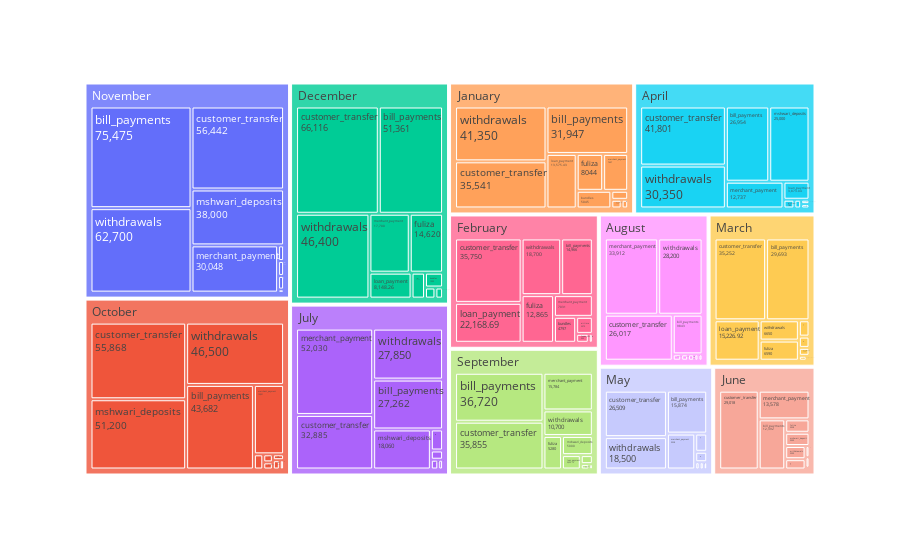

Notebook source saved alongside this figure:
### Code cell
fig =px.treemap(mpesa_agg, path=['month', 'transactions.group'], values='withdrawn sum')
fig.data[0].textinfo = 'label+text+value'

#fig.layout.hovermode = False
fig.data[0].hovertemplate = '%{label}<br>%{value}'
fig.show()

### Figure 1 — Plotly figure (JSON) as saved in the notebook; plotly's stock layout.template omitted (floating-point values rounded to 4 significant figures; data arrays with more than 128 entries replaced by an {"elided": "..."} marker saying what was removed)
{"data": [{"branchvalues": "total", "domain": {"x": [0, 1], "y": [0, 1]}, "hovertemplate": "%{label}<br>%{value}", "ids": {"elided": "184 str values"}, "labels": {"elided": "184 str values"}, "name": "", "parents": {"elided": "184 str values"}, "textinfo": "label+text+value", "type": "treemap", "values": {"elided": "184 float values"}}], "layout": {"legend": {"tracegroupgap": 0}, "margin": {"t": 60}}}
